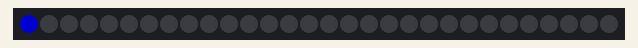
Recording of a sketch running on a simulated Arduino Uno, built for the host (arithmetic inside an expression is 32-bit, double 64-bit). Parts: 30 RGB LEDs in strip order, left to right. Dim RGB values are drawn brighter than linear.

Above: at 0.06 s.
At 3.5 s:
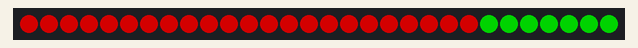
At 8.88 s:
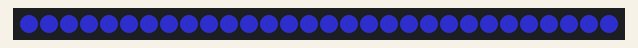
At 17.77 s:
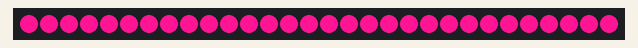
At 27.91 s:
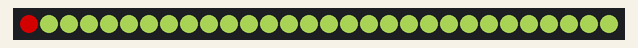
At 38.08 s:
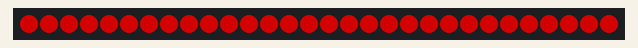

The sketch:

rgbanimation.ino
```cpp
#include <FastLED.h>

#define LED_PIN     5
#define NUM_LEDS    30

CRGB leds[NUM_LEDS];

void setup() {

  FastLED.addLeds<WS2812B, LED_PIN, GRB>(leds, NUM_LEDS);

}

void loop() {

  for (int i = 0; i <= 30; i++) {
    leds[i] = CRGB(0,0,125);
    FastLED.show();
    delay(40);
  }
  for (int i = 30; i >= 0; i--) {
    leds[i] = CRGB(0,125,0);
    FastLED.show();
    delay(40);
  }
  for (int i = 0; i <= 30; i++) {
    leds[i] = CRGB(125,0,0);
    FastLED.show();
    delay(40);
  }
  for (int i = 30; i >= 0; i--) {
    leds[i] = CRGB(100,125,50);
    FastLED.show();
    delay(40);
  }
  for (int i = 0; i <= 30; i++) {
    leds[i] = CRGB(255,20,147);
    FastLED.show();
    delay(40);
  }
  for (int i = 30; i >= 0; i--) {
    leds[i] = CRGB(0,206,209);
    FastLED.show();
    delay(40);
  }
  for (int i = 0; i <= 30; i++) {
    leds[i] = CRGB(25,25,112);
    FastLED.show();
    delay(40);
  }
   for (int i = 30; i >= 0; i--) {
    leds[i] = CRGB(255,69,0);
    FastLED.show();
    delay(40);
  }
   for (int i = 30; i >= 0; i--) {
    leds[i] = CRGB(255,255,2550);
    FastLED.show();
    delay(40);
  }
  }
```
